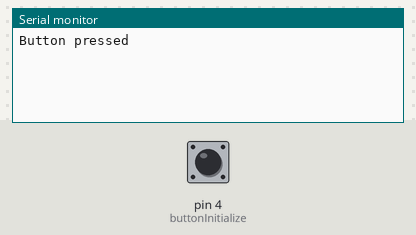
A sketch run on a simulated Arduino Uno, built with avr-gcc and run on an emulated ATmega328P. Parts: the last lines printed to the serial monitor. The test bench sets the inputs (shaded band); at power-on: pin 4 (buttonInitialize) LOW.

Above: at 1.2 s.
1.3 s: pin 4 (buttonInitialize) pulled HIGH for 0.15 s
At 1.43 s:
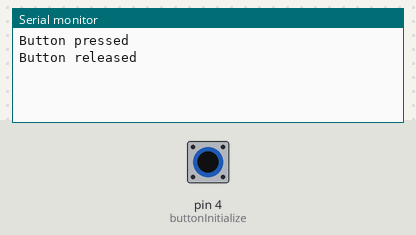
At 2.3 s:
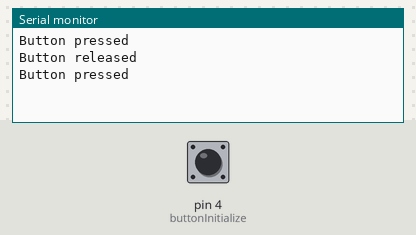

Measured:
- after the input at 1.3 s, the serial monitor: prints a new line at once (image 1)

The sketch:

ButtonSM.ino
```cpp
#include "ButtonDebounce.h"
void setup() {
  buttonInitialize();
  Serial.begin(9600);
}

void loop() {
  switch(buttonNextState(digitalRead(4))){
    case 0:
      break;
    case 1:
      Serial.println("Button pressed");
      break;
    case 2:
     Serial.println("Button released");
     break;
  }
}
```

ButtonDebounce.h
```cpp
/*#ifndef "ButtonDebounce_h"
#define "ButtonDebounce_h"
*/
enum buttonStates{buttonStart, buttonIdle, buttonWait, buttonHigh, buttonLow}buttonState;
unsigned long buttonTime;


void buttonInitialize() { // set pin, buttonState to buttonStart
  pinMode(4,INPUT);
  buttonState = buttonStart;
} // end of button initialize

int buttonNextState(int pressed){
  switch(buttonState){
    case(buttonStart): // initialzie program
      buttonState = buttonIdle;

    case(buttonIdle): // checks if button is pressed, goes to next state if so
      if (pressed == LOW) { // button pressed
        buttonTime = millis();
        buttonState = buttonWait; // change to buttonWait
        digitalWrite(13, HIGH);
      }
      break;

    case(buttonWait): // checks if button is not pressed
      if (pressed == HIGH){
        buttonState = buttonIdle; // change state to idle if not pressed
        digitalWrite(13, LOW);
      } else if (millis() - buttonTime >= 5) {
        buttonState = buttonLow;
        digitalWrite(13,LOW);
        return 1;
      }

    case(buttonLow):
      if (pressed == HIGH){
        buttonState = buttonIdle;
        return 2;
      }

    default:
      return 0;
  }
}
//#endif
```
